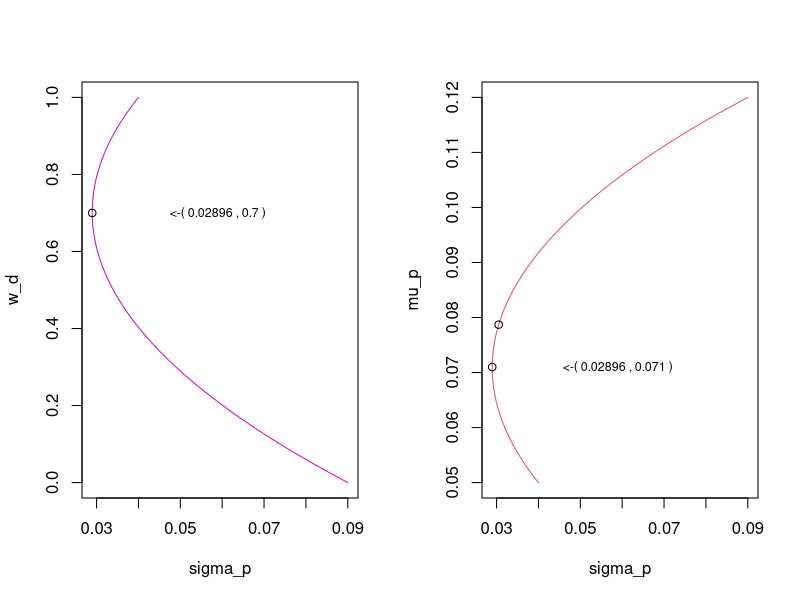

Source code (R):
## ---- chunk 1
# Sample: how to find minimum variance of a portfolio.
## Suppose 

# Make up the parameters
mu_d = .05 # debt has less return than equity
mu_e = .12
sigma_e = .30 # but equity has larger risk
sigma_d = .20
sigma_de = .003
w_d = seq(0, 1, .01) # generate 100 different weight combinations
mu_p = vector(length=length(w_d))
sigma_p = vector(length=length(w_d))
sr_p = vector(length=length(w_d))

for (u in 1:length(w_d)) {
  mu_p[u] = mu_d * w_d[u] + mu_e * (1 - w_d[u])
  sigma_p[u] = w_d[u]^2 * sigma_d^2 + 2 * w_d[u] * (1 - w_d[u]) * sigma_de + (1-w_d[u])^2 * sigma_e^2
  sr_p[u] = mu_p[u] / sigma_p[u]
}


##################################
# Portfolio with minimum risk
##################################

par(mfrow=c(1, 2))
plot(sigma_p, w_d, type='l', ylab='w_d', col=6)
min_var_p_index = sigma_p == min(sigma_p) # get the minimum value of the portfolio
w_d[min_var_p_index]                      # weight of debt should be 0.7 to get the least risk
points(sigma_p[min_var_p_index], w_d[min_var_p_index]) # draw the point of minimum variance
text(sigma_p[min_var_p_index] + .03, w_d[min_var_p_index], paste('<-(', sigma_p[min_var_p_index], ',', w_d[min_var_p_index], ')'), cex=.75)

#####################################
# Plot risk as a function of return
#####################################

plot(sigma_p, mu_p, type='l', ylab='mu_p', col=2)
points(sigma_p[min_var_p_index], mu_p[min_var_p_index])
text(sigma_p[min_var_p_index] + 0.03, mu_p[min_var_p_index], paste('<-(', sigma_p[min_var_p_index], ',', mu_p[min_var_p_index], ')'), cex=.75) 

#####################################
# Portfolio with optimal sharpe ratio
#####################################

optimal_p_index = sr_p == max(sr_p)
mu_p[optimal_p_index]
points(sigma_p[optimal_p_index], mu_p[optimal_p_index])
